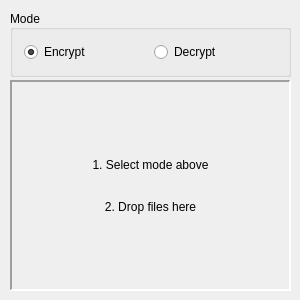
<?xml version="1.0" encoding="UTF-8"?>
<ui version="4.0">
 <class>MainWindow</class>
 <widget class="QMainWindow" name="MainWindow">
  <property name="geometry">
   <rect>
    <x>0</x>
    <y>0</y>
    <width>300</width>
    <height>300</height>
   </rect>
  </property>
  <property name="sizePolicy">
   <sizepolicy hsizetype="Preferred" vsizetype="Preferred">
    <horstretch>0</horstretch>
    <verstretch>0</verstretch>
   </sizepolicy>
  </property>
  <property name="windowTitle">
   <string>Cloaker</string>
  </property>
  <property name="autoFillBackground">
   <bool>false</bool>
  </property>
  <widget class="QWidget" name="centralWidget">
   <widget class="QGroupBox" name="groupBox">
    <property name="geometry">
     <rect>
      <x>10</x>
      <y>10</y>
      <width>281</width>
      <height>67</height>
     </rect>
    </property>
    <property name="title">
     <string>Mode</string>
    </property>
    <property name="alignment">
     <set>Qt::AlignLeading|Qt::AlignLeft|Qt::AlignVCenter</set>
    </property>
    <layout class="QHBoxLayout" name="horizontalLayout">
     <item>
      <widget class="QRadioButton" name="radioButton">
       <property name="text">
        <string>Encrypt</string>
       </property>
       <property name="checked">
        <bool>true</bool>
       </property>
      </widget>
     </item>
     <item>
      <widget class="QRadioButton" name="radioButton_2">
       <property name="text">
        <string>Decrypt</string>
       </property>
      </widget>
     </item>
    </layout>
   </widget>
   <widget class="DropArea" name="label">
    <property name="geometry">
     <rect>
      <x>10</x>
      <y>80</y>
      <width>281</width>
      <height>211</height>
     </rect>
    </property>
    <property name="sizePolicy">
     <sizepolicy hsizetype="Preferred" vsizetype="Preferred">
      <horstretch>0</horstretch>
      <verstretch>0</verstretch>
     </sizepolicy>
    </property>
    <property name="acceptDrops">
     <bool>true</bool>
    </property>
    <property name="autoFillBackground">
     <bool>true</bool>
    </property>
    <property name="frameShape">
     <enum>QFrame::Panel</enum>
    </property>
    <property name="frameShadow">
     <enum>QFrame::Sunken</enum>
    </property>
    <property name="lineWidth">
     <number>2</number>
    </property>
    <property name="text">
     <string>1. Select mode above


2. Drop files here</string>
    </property>
    <property name="alignment">
     <set>Qt::AlignCenter</set>
    </property>
   </widget>
  </widget>
 </widget>
 <layoutdefault spacing="6" margin="11"/>
 <customwidgets>
  <customwidget>
   <class>DropArea</class>
   <extends>QLabel</extends>
   <header>droparea.h</header>
   <slots>
    <slot>setEncrypt()</slot>
    <slot>setDecrypt()</slot>
   </slots>
  </customwidget>
 </customwidgets>
 <resources/>
 <connections>
  <connection>
   <sender>radioButton</sender>
   <signal>clicked()</signal>
   <receiver>label</receiver>
   <slot>setEncrypt()</slot>
   <hints>
    <hint type="sourcelabel">
     <x>76</x>
     <y>60</y>
    </hint>
    <hint type="destinationlabel">
     <x>83</x>
     <y>133</y>
    </hint>
   </hints>
  </connection>
  <connection>
   <sender>radioButton_2</sender>
   <signal>clicked()</signal>
   <receiver>label</receiver>
   <slot>setDecrypt()</slot>
   <hints>
    <hint type="sourcelabel">
     <x>227</x>
     <y>56</y>
    </hint>
    <hint type="destinationlabel">
     <x>230</x>
     <y>122</y>
    </hint>
   </hints>
  </connection>
 </connections>
</ui>
